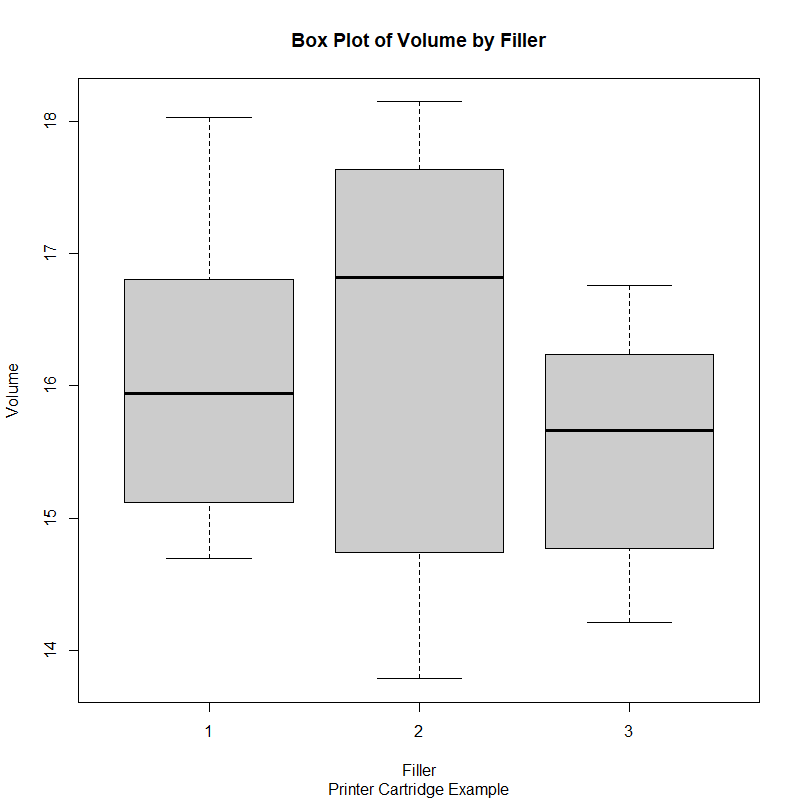

This figure's R source:
### BOX PLOT ###

# Import SixSigma package
library(SixSigma)

boxplot( ~ ,                   # variable y ~ variable x
         data = ,              # data refers to the data frame from which information is retreived
         col = "#CCCCCC",      # col refers to the boxes color
         main = "",            # type in the plot title 
         sub = "",             # type in the plot subtitle        
         xlab = "",            # type in the x-axis label
         ylab = "")            # type in the y-axis label

# EXAMPLE

library(SixSigma)

boxplot(pc.volume ~ pc.filler,
        data = ss.data.pc,
        col = "#CCCCCC",
        main = "Box Plot of Volume by Filler",
        sub = "Printer Cartridge Example",
        xlab = "Filler",
        ylab = "Volume")
